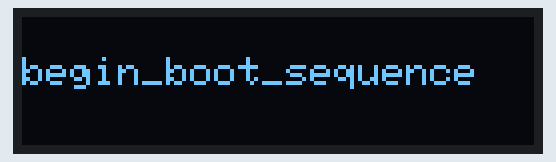
Bench run of a sketch on a simulated Arduino Uno, built with avr-gcc and run on an emulated ATmega328P. Parts: 128×32 one-colour display.

Above: at 0.1 s.
At 3.1 s:
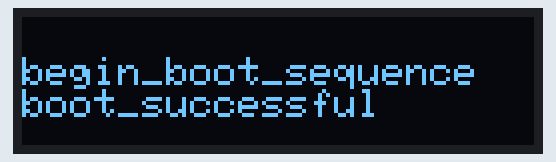
At 4.27 s:
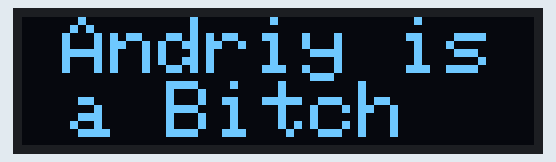
At 5.52 s:
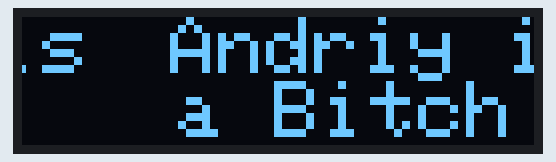
At 6.72 s:
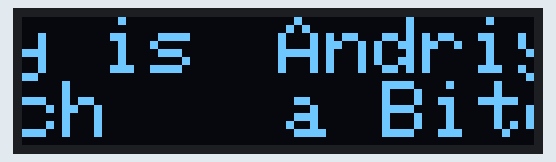
At 9.13 s:
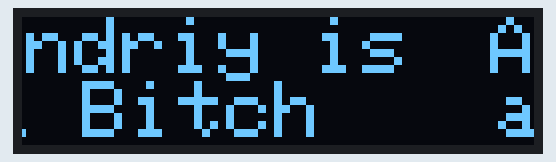

The sketch:

oled_test.ino
```cpp
#include <SPI.h>
#include <Wire.h>
#include <Adafruit_GFX.h>
#include <Adafruit_SSD1306.h>

#define SCREEN_WIDTH 128 // OLED display width, in pixels
#define SCREEN_HEIGHT 32 // OLED display height, in pixels

// Declaration for an SSD1306 display connected to I2C (SDA, SCL pins)
// The pins for I2C are defined by the Wire-library.

#define OLED_RESET     LED_BUILTIN // Reset pin # (or -1 if sharing Arduino reset pin)
Adafruit_SSD1306 display(SCREEN_WIDTH, SCREEN_HEIGHT, &Wire, OLED_RESET);


void setup() {
  Serial.begin(9600);

  // SSD1306_SWITCHCAPVCC = generate display voltage from 3.3V internally
  if(!display.begin(SSD1306_SWITCHCAPVCC, 0x3C)) { // Address 0x3C for 128x32
    Serial.println(F("SSD1306 allocation failed"));
    for(;;); // Don't proceed, loop forever
  }

  // Show initial display buffer contents on the screen --
  // the library initializes this with an Adafruit splash screen.
  //display.display();
  //delay(2000); // Pause for 2 seconds

  // Clear the buffer
  display.clearDisplay();

  // Show the display buffer on the screen. You MUST call display() after
  // drawing commands to make them visible on screen!
  display.setTextSize(1);
  display.setTextColor(WHITE);
  display.setCursor(0, 10);
  // Display static text
  display.println("begin_boot_sequence");
  display.display();
  delay(3000);
  display.println("boot_successful");
  display.display();
  delay(1000);
  // display.display() is NOT necessary after every single drawing command,
  // unless that's what you want...rather, you can batch up a bunch of
  // drawing operations and then update the screen all at once by calling
  // display.display(). These examples demonstrate both approaches...


  // Invert and restore display, pausing in-between
  /*display.invertDisplay(true);
  delay(1000);
  display.invertDisplay(false);
  delay(1000);
  display.clearDisplay();
 */
}


void loop() {
  testscrolltext();    // Draw scrolling text


}


void testscrolltext(void) {
  display.clearDisplay();

  display.setTextSize(2); // Draw 2X-scale text
  display.setTextColor(SSD1306_WHITE);
  display.setCursor(10, 0);
  display.println(F("Andriy is a Bitch"));
  display.display();      // Show initial text
  delay(100);

  // Scroll right
  display.startscrollright(0x00, 0x0F);
  delay(5000);
  //display.stopscroll();
  //delay(1000);

}
```

Measured:
- by itself, everything shown: repeats every 5.1 s, in 17 steps
- what the display in image 1 shows lasts 1.0 s, from 3.1 s to 4.1 s
- what the display in image 2 shows lasts 0.4 s, from 4.1 s to 4.5 s
